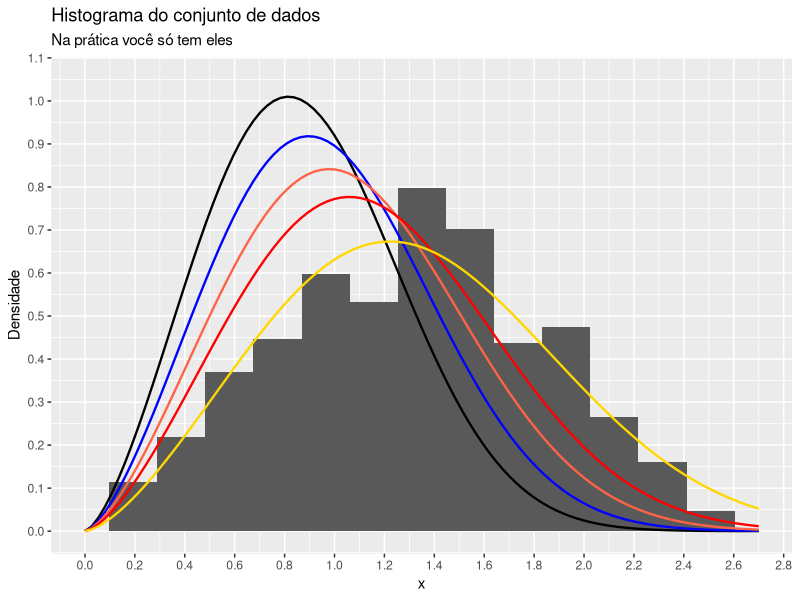

Write the R code that produced this figure.
## ---- chunk 1
#| echo: true
#| code-fold: true
#| code-summary: "Quer ver o código do gráfico? Clique aqui!"
library(ggplot2)

# Quantidade de elementos
n <- 550L
# Parâmetro de forma
alpha <- 2.5
# Parâmetro de escala
beta <- 1.5

# Fixando uma semente, de forma a sempre obtermos a mesma amostra
set.seed(0)
dados <- 
  data.frame(
    x = seq(0, 2, length.out = n),
    y_rand = rweibull(n, shape = alpha, scale = beta)
  )

dados |> 
  ggplot() +
  geom_histogram(aes(x = y_rand, y = ..density..), bins = 15) +
  ggtitle(
    label = "Histograma do conjunto de dados",
    subtitle = "Na prática você só tem eles"
  ) + 
  labs(
    y = "Densidade",
    x = "x"
  ) + 
  scale_x_continuous(
    limits = c(0, 2.7),
    n.breaks = 15
  ) + 
  scale_y_continuous(
    limits = c(0, 1.05),
    n.breaks = 15
  ) +
  geom_function(
    fun = dweibull,
    args = list(shape = alpha, scale = 1),
    size = 0.8
  ) + 
  geom_function(
    fun = dweibull,
    args = list(shape = alpha, scale = 1.1),
    color = "blue",
    size = 0.8
  ) +
  geom_function(
    fun = dweibull,
    args = list(shape = alpha, scale = 1.2),
    color = "tomato",
    size = 0.8
  ) + 
  geom_function(
    fun = dweibull,
    args = list(shape = alpha, scale = 1.3),
    color = "red",
    size = 0.8
  ) + 
  geom_function(
    fun = dweibull,
    args = list(shape = alpha, scale = beta),
    color = "gold",
    size = 0.8
  )
## ---- chunk 2
set.seed(0)
rweibull(n = 10L, shape = 2.5, scale = 1.5)
## ---- chunk 3
# Quantidade de observações
n <- 250L

# Parâmetros que especificam a distribuição verdadeira, i.e., distribuição
# da variável aleatória cujo os dados são observações.
alpha <- 2.5
beta <- 1.5

# Fixando uma semente para o gerador de números pseudo-aleatórios.
# Assim, conseguimos, toda vez que rodamos o código, reproduzir 
# os mesmos dados.
set.seed(3)

# Gerando as observações. Esse será o conjunto de dados que você tera para 
# modelar.
dados <- rweibull(n = n, shape = alpha, scale = beta)

pdf_weibull <- function(x, par){
  alpha <- par[1]
  beta <- par[2]
  alpha/beta * (x/beta)^(alpha-1) * exp(-(x/beta)^alpha)
}

# Checando se a densidade de pdf_weibull integra em 1
area = integrate(f = pdf_weibull, lower = 0, upper = Inf, par = c(2.5, 1.5))

# Em R, o operador dot-dot-dot (...) é utilizado para definir
# quantidade variádica de argumentos. Assim, log_likelihood é
# uma função vararg.
log_likelihood <- function(x, pdf, par)
  -sum(log(pdf(x, par)))

result <- optim(
  fn = log_likelihood,
  par = c(0.5, 0.5),
  method = "BFGS",
  x = dados,
  pdf = pdf_weibull
)

# Imprimindo os valores das estimativas de máxima verossimilhança
cat("Valores estimados de alpha e beta\n")
cat("--> alpha: ", result$par[1], "\n")
cat("--> beta: ", result$par[2], "\n")
